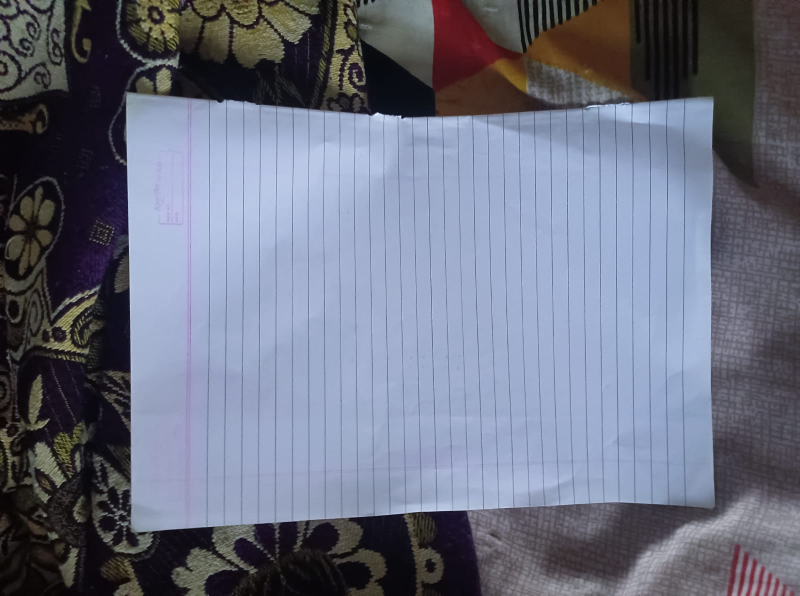
#> input picture T.jpg, 1600 x 1191 px, given in place of Img_3.jpg, which was not available (shown at 1/2 size)
$ jupyter execute Part1-Image_extracion.ipynb   (text cells are left out)
#> lines starting #> are read from the running program, lines starting #| are printed output that depends on the picture; after the words box and inside, x2 and y2 are one past the last pixel; in counts of white or black regions, pixels touching at a corner belong together; pictures that were not available may be replaced by others from this repository, and a replacement may not be noted
[cell 1]
import cv2
import numpy as np
import matplotlib.pyplot as plt

[cell 2]
CAM_MODE = False
# cam = cv2.VideoCapture(0)

Image_path = './Img/Img_3.jpg'

img = cv2.imread(Image_path)
#> img is the input picture: shape (1191, 1600, 3); mean B, G, R 128.5, 111.8, 107.2
print(img.shape)
#| (1191, 1600, 3)

img_final = None

# 2480 x 3508   // 3.44 =>> 720 x 1020
width, height = 640, 900

Threshold1, Threshold2 = 0, 0

[cell 3]
def nothing(x):
    pass

#============================================================
def biggestContour(contours):
    """Used to find the biggest contour based on contour-area, length and approx-Shape"""
    biggest = np.array([])
    max_area = 0
    for i in contours:
        area = cv2.contourArea(i)
        if area > 5000:
            peri = cv2.arcLength(i, True)
            approx = cv2.approxPolyDP(i, 0.02 * peri, True)
            if area > max_area and len(approx) == 4:
                biggest = approx
    return biggest

#============================================================
def reorder(myPoints):
    """Reorder of contour end-points,
    such that we have points sorted on Top->Butoom and Left->Right
    """
    myPoints = myPoints.reshape((4, 2))
    myPointsNew = np.zeros((4, 1, 2), dtype=np.int32)
    add = myPoints.sum(1)
    #=-=-=-=-=-=-=--=-=-=-=-=-=-=-=-=-=-=-=-=-=-=-=-=-=
    myPointsNew[0] = myPoints[np.argmin(add)]
    myPointsNew[3] =myPoints[np.argmax(add)]
    diff = np.diff(myPoints, axis=1)
    myPointsNew[1] =myPoints[np.argmin(diff)]
    myPointsNew[2] = myPoints[np.argmax(diff)]

    return myPointsNew

#============================================================

[cell 4]
def Extract_from_image():
    global img, Threshold1, Threshold2, img_final
    #============================================================
    # Create Trackbars for varible Threshold values
    cv2.namedWindow("Trackbars")
    cv2.resizeWindow("Trackbars", 360, 240)
    cv2.createTrackbar("Threshold1", "Trackbars", 80,255, nothing)
    cv2.createTrackbar("Threshold2", "Trackbars", 200, 255, nothing)
    #============================================================
    while True:
        if CAM_MODE: img = cam.read()
        #========================================================
        # Resizing the image
        img = cv2.resize(img, (width, height))
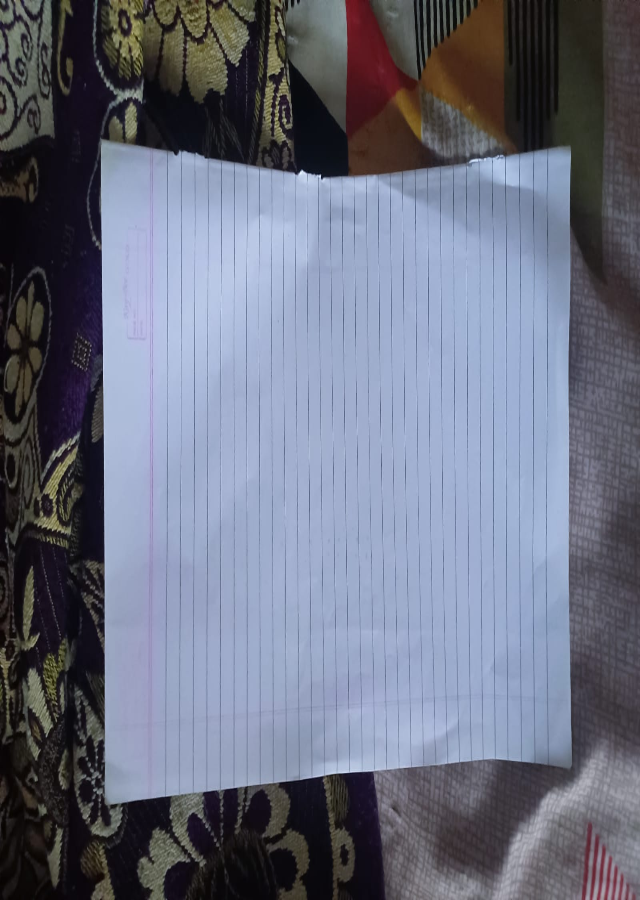
#> img: shape (900, 640, 3); mean B, G, R 128.4, 111.7, 107.2
        #========================================================
        # Copies of image for process-result-comparison
        img_copy = img.copy()
        img_final = img.copy()
        #========================================================
        # Converted image into gray scale
        Gray = cv2.cvtColor(img, cv2.COLOR_BGR2GRAY)
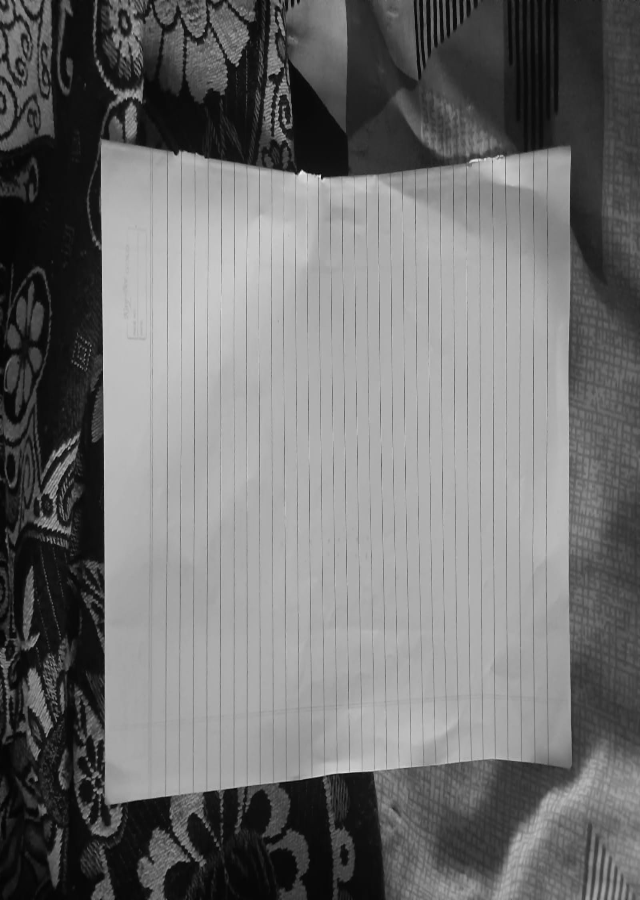
#> Gray: shape (900, 640); min 3, max 244, mean 112.2
        # Blurred the gray-image using Gaussin-function
        Gray_blur = cv2.GaussianBlur(Gray,(5,5), 1)
        #========================================================
        # Getting the values for Trackbars
        Threshold1 = cv2.getTrackbarPos("Threshold1", "Trackbars")
        Threshold2 = cv2.getTrackbarPos("Threshold2", "Trackbars")
        # Detecting edges using Canny-Edge-detection with user give threshold values
        Edges = cv2.Canny(Gray_blur,Threshold1,Threshold2)
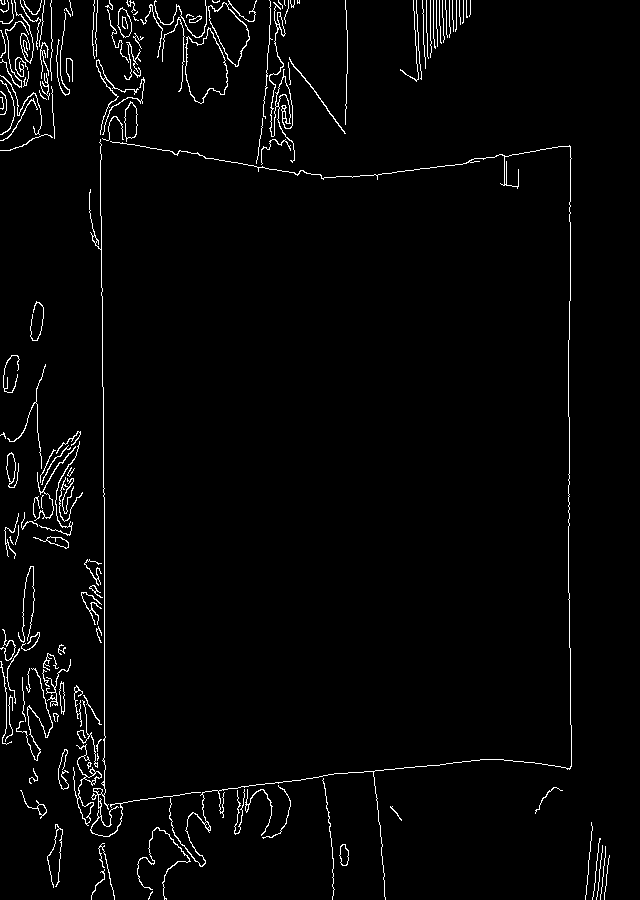
#> Edges: shape (900, 640); 2.5% white in thin lines or dots
        #========================================================
        # Applying Closing Operation on the Edges-detected
        # Closing operation => Dilation followed by Erosion
        # --------------------------
        # Creating kernl of size 5x5
        kernel = np.ones((5, 5))
        # -- Method-1 --
        # img_dialet = cv2.dilate(Edges, kernel, iterations=2) # APPLY DILATION
        # Final_edge = cv2.erode(img_dialet, kernel, iterations=1)  # APPLY EROSION

        # -- Method-2 --
        Final_edge = cv2.morphologyEx(Edges, cv2.MORPH_CLOSE, kernel)
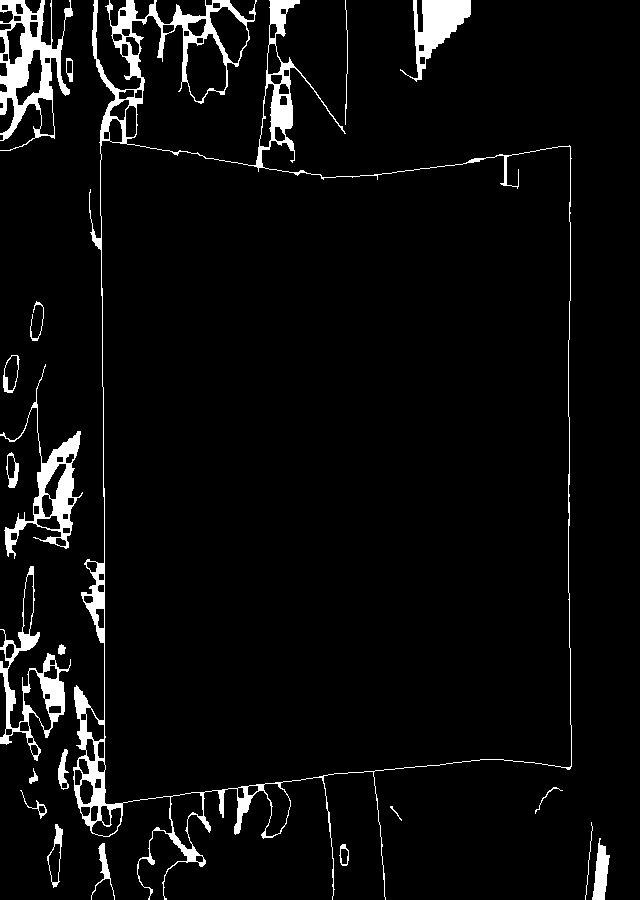
#> Final_edge: shape (900, 640); 4.9% white; 21 white regions
        #========================================================
        # Finding Contours in the 'Edge'-image
        contour, heirarchy = cv2.findContours(Final_edge , cv2.RETR_EXTERNAL , cv2.CHAIN_APPROX_SIMPLE)
#> contour = 21 contours, 4 with area under 20; largest, box (x1, y1, x2, y2) and area: (73, 0, 572, 900) 307416, (0, 0, 73, 151) 5384, (0, 566, 71, 761) 3895, (0, 364, 83, 559) 3506, (400, 0, 471, 82) 2161

        # FIND THE BIGGEST CONTOUR
        biggest = biggestContour(contour)
#> the loop in biggestContour, `for i in contours:` made 21 passes
#> (area, peri) on passes 20 to 21: (307415.5, 5978.5), (5383.5, 1019.6)
#> area on passes 1, 2, 3, 4, 7, 9: 145.5, 194, 575, 481, 87, 42
#> biggest = empty array

        # if there is contour in the image
        if biggest.size != 0:
            # if there is contour in the image, then sort the contours based on Top-down approach
            biggest = reorder(biggest)
            # DRAW THE BIGGEST CONTOUR
            cv2.drawContours(img_copy, biggest, -1, (0, 255, 0), 20)
            #=====================================================
            # Apply Projective-Transformation on the image for the given biggest contour
            # -- Corner Points of the image from which to extract --
            pts1 = np.float32(biggest)
            # -- Final Points (Coordinate) to which Extacte-Contour to set --
            pts2 = np.float32([[0, 0],[width, 0], [0, height],[width, height]])
            # -- Get Projective Transformation Matrix --
            matrix = cv2.getPerspectiveTransform(pts1, pts2)
            # -- Apply Projectie-Transformat --
            img_final = cv2.warpPerspective(Gray, matrix, (width, height))
            img_final = cv2.resize(img_final,(width, height))
        #========================================================
        img_copy_show = cv2.resize(img_copy, (420,640))
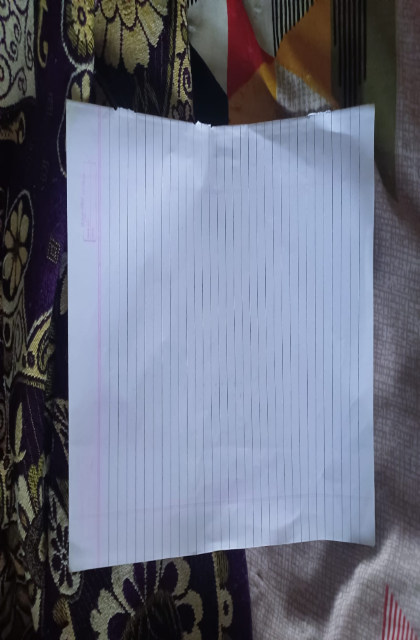
#> img_copy_show: shape (640, 420, 3); mean B, G, R 128.3, 111.6, 107.1
        img_final_show = cv2.resize(img_final, (420,640))
        Edges_show = cv2.resize(Edges, (420,640))
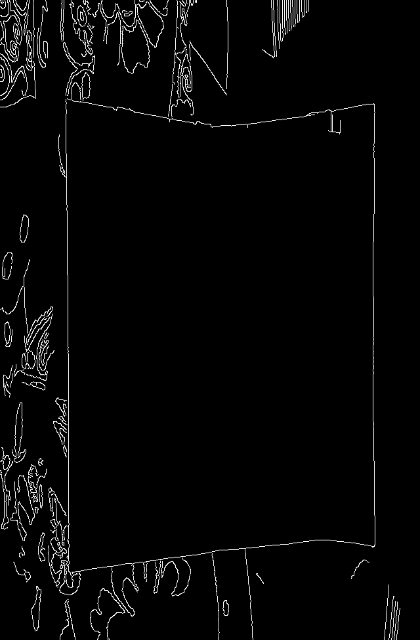
#> Edges_show: shape (640, 420); min 0, max 255, mean 6.3
        cv2.imshow("Original", img_copy_show)
        cv2.imshow("Final Image", img_final_show)
        cv2.imshow("Object Edge", Edges_show)
        #========================================================
        if cv2.waitKey(1) == ord('q'):
#> (key q is pressed here)
            break

    cv2.destroyAllWindows()

[cell 5]
Extract_from_image()

[cell 6]
plt.imshow(img_final,cmap='gray')

[cell 7]
cv2.imwrite('./Img/Img_extarct_output.jpg',img_final)
#> Out = True
